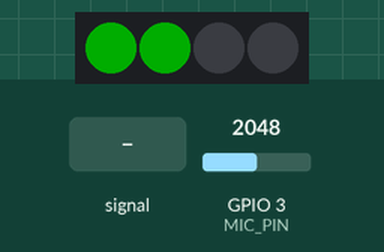
This sketch was run on a simulated ESP32. Parts: 4 RGB LEDs in strip order, left to right. Inputs (shaded band) come from the test bench; at power-on: GPIO 3 (MIC_PIN) = 2048. Dim RGB values are drawn brighter than linear; WiFi joins after 1.5 s; servers stay silent unless stated; what the sketch prints to the serial monitor is not drawn.

Above: at 2.7 s.
2.8 s: GPIO 3 (MIC_PIN) set to 4058
At 3.8 s:
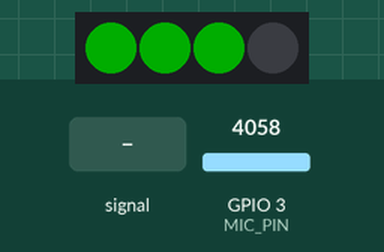
4.3 s: GPIO 3 (MIC_PIN) set to 4095
At 5.4 s:
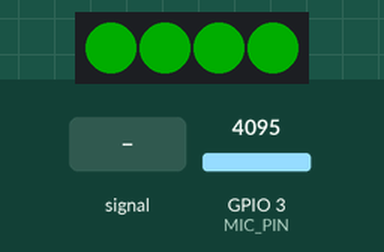
5.8 s: GPIO 3 (MIC_PIN) set to 3603
At 7.0 s:
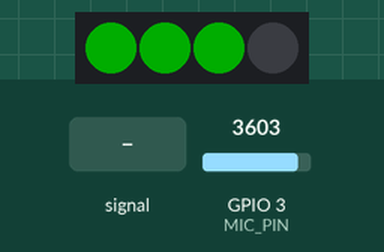
7.3 s: GPIO 3 (MIC_PIN) set to 1072
At 8.0 s:
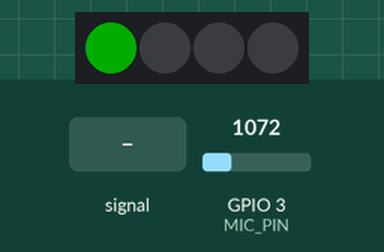
8.8 s: GPIO 3 (MIC_PIN) set to 966
At 9.6 s:
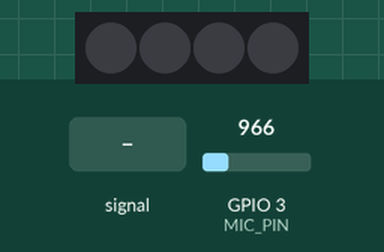
10.3 s: GPIO 3 (MIC_PIN) fed a 200 Hz sine of ±327 counts around its level
At 10.75 s:
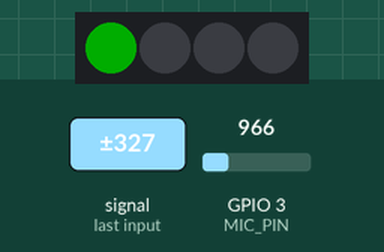
Timing chart, 0 to 14.3 s (numbered marks = the images above; inputs shaded):
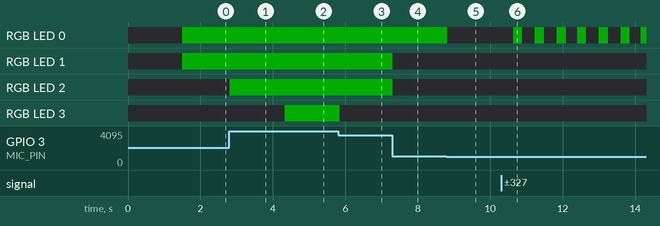

Measured:
- the behaviour switches between 4094 and 4095 on GPIO 3 (MIC_PIN) (found by bisection; images 1 and 2)
- the behaviour switches between 1024 and 1023 on GPIO 3 (MIC_PIN) (found by bisection; images 4 and 5)
- after the input at 2.8 s, RGB LED 2: off → RGB(0, 50, 0) at once
- after the input at 4.3 s, RGB LED 3: off → RGB(0, 50, 0) at once
- after the input at 5.8 s, RGB LED 3: RGB(0, 50, 0) → off at once
- after the input at 7.3 s, RGB LED 1, RGB LED 2: RGB(0, 50, 0) → off at once
- after the input at 8.8 s, RGB LED 0: RGB(0, 50, 0) → off at once
- after the input at 10.3 s, RGB LED 0: alternates RGB(0, 50, 0) for 0.25 s and off for 0.35 s, starting after 0.33 s

The sketch:

sketch_oct26e.ino
```cpp
#include <WiFi.h>
#include <WebServer.h>
#include <Adafruit_NeoPixel.h>

#define MIC_PIN D2
#define LED_PIN D10
#define NUMPIXELS 4

const char* ssid = "Network Name";
const char* password = "Network Password";

WebServer server(80);
Adafruit_NeoPixel pixels(NUMPIXELS, LED_PIN, NEO_GRB + NEO_KHZ800);

int soundLevel = 0;

void setup() {
  Serial.begin(115200);
  pixels.begin();
  pixels.setBrightness(50);
  pixels.show();

  WiFi.begin(ssid, password);
  while (WiFi.status() != WL_CONNECTED) {
    delay(500);
    Serial.print(".");
  }
  Serial.println("");
  Serial.println("WiFi connected. IP: " + WiFi.localIP().toString());

  // Serve main page
  server.on("/", []() {
    String html = R"rawliteral(
      <html>
      <head>
        <title>ESP32 Sound Meter</title>
        <style>
          #bar {
            width: 300px;
            height: 30px;
            background-color: #ddd;
          }
          #level {
            height: 30px;
            background-color: #4CAF50;
            width: 0%;
          }
        </style>
      </head>
      <body>
        <h1>Sound Level</h1>
        <div id="bar">
          <div id="level"></div>
        </div>
        <p id="value">0%</p>

        <script>
          function updateLevel() {
            fetch('/level')
              .then(response => response.text())
              .then(data => {
                let val = parseInt(data);
                document.getElementById('level').style.width = val + '%';
                document.getElementById('value').innerText = val + '%';
              });
          }
          setInterval(updateLevel, 100); // update every 100ms
        </script>
      </body>
      </html>
    )rawliteral";
    server.send(200, "text/html", html);
  });

  // Endpoint to return sound level
  server.on("/level", []() {
    int val = analogRead(MIC_PIN);
    int level = map(val, 0, 4095, 0, 100);
    server.send(200, "text/plain", String(level));
  });

  server.begin();
}

void loop() {
  server.handleClient();

  int val = analogRead(MIC_PIN);
  int level = map(val, 0, 4095, 0, NUMPIXELS);

  for (int i = 0; i < NUMPIXELS; i++) {
    if (i < level) pixels.setPixelColor(i, pixels.Color(0, 255, 0));
    else pixels.setPixelColor(i, pixels.Color(0, 0, 0));
  }
  pixels.show();
  delay(50);
}
```
